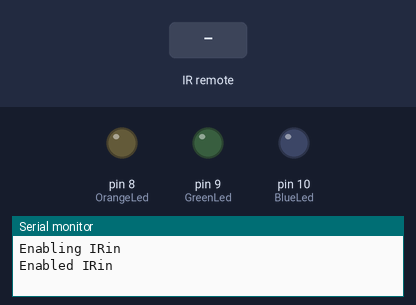
Bench run of a sketch on a simulated Arduino Uno, built with avr-gcc and run on an emulated ATmega328P. Parts: output pins drawn as LEDs (lit = HIGH), the last lines printed to the serial monitor. The test bench sets the inputs (shaded band).

Above: at 1.2 s.
1.3 s: infrared code 0x28D7 received
At 1.7 s:
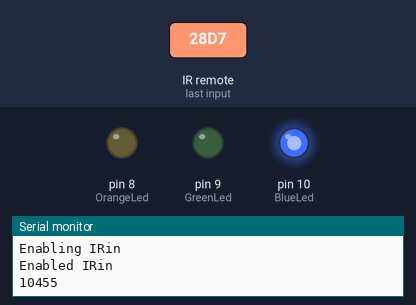
4.3 s: infrared code 0xA857 received
At 4.7 s:
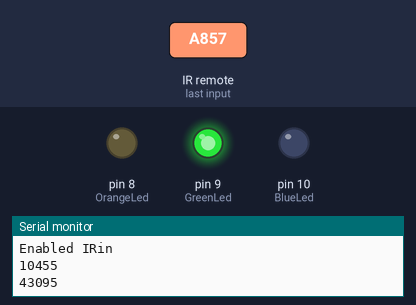
6.8 s: infrared code 0x6897 received
At 8.6 s:
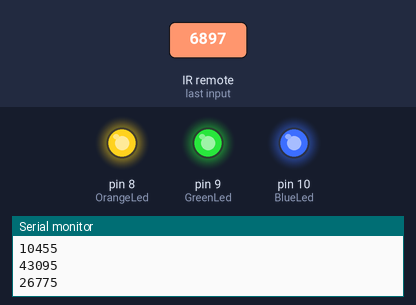
Timing chart, 0 to 10.3 s (numbered marks = the images above; inputs shaded):
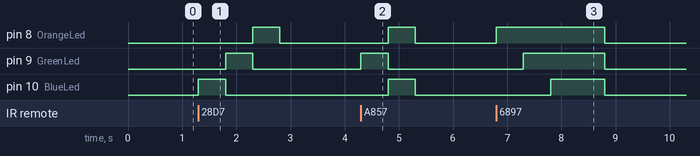

Measured:
- after the input at 1.3 s, pin 8 (OrangeLed): LOW → HIGH after 1.0 s, → LOW 0.50 s later; pin 9 (GreenLed): LOW → HIGH after 0.50 s, → LOW 0.50 s later; pin 10 (BlueLed): LOW → HIGH at once, → LOW 0.50 s later
- after the input at 4.3 s, pin 8 (OrangeLed), pin 10 (BlueLed): LOW → HIGH after 0.50 s, → LOW 0.50 s later; pin 9 (GreenLed): LOW → HIGH at once, → LOW 0.50 s later
- after the input at 6.8 s, pin 8 (OrangeLed): LOW → HIGH at once, → LOW 2.0 s later; pin 9 (GreenLed): LOW → HIGH after 0.50 s, → LOW 1.5 s later; pin 10 (BlueLed): LOW → HIGH after 1.0 s, → LOW 1.0 s later

The sketch:

Digital_IR_Remote.ino
```cpp
#include <IRremote.h>
//Define Pins
int BlueLed = 10;
int GreenLed = 9;
int OrangeLed  = 8;

int RECV_PIN = 3;

//IR Library
IRrecv irrecv(RECV_PIN);
decode_results results;


void setup()
{
  //Set Led Pins
  pinMode(BlueLed, OUTPUT);
  pinMode(GreenLed, OUTPUT);
  pinMode(OrangeLed   , OUTPUT);


  //Enable serial usage and IR signal in
  Serial.begin(9600);
  Serial.println("Enabling IRin");
  irrecv.enableIRIn();
  Serial.println("Enabled IRin");
}

void loop()
{
  if (irrecv.decode(&results)) {//irrecv.decode(&results) returns true if anything is recieved, and stores info in varible results
    unsigned int value = results.value; //Get the value of "results" as an unsigned int, so we can use switch case
    Serial.println(value);
    switch (value) {
      case 2295:
      digitalWrite(BlueLed , HIGH);
      delay(500);
      digitalWrite(BlueLed , LOW);
      break;

      case 34935:
      digitalWrite(GreenLed  , HIGH);
      delay(500);
      digitalWrite(GreenLed  , LOW);
      break;

      case 18615:
      digitalWrite(OrangeLed , HIGH);
      delay(500);
      digitalWrite(OrangeLed   , LOW);
      break;


      case 10455:
      digitalWrite(BlueLed , HIGH);
      delay(500);
      digitalWrite(BlueLed , LOW);

      digitalWrite(GreenLed , HIGH);
      delay(500);
      digitalWrite(GreenLed , LOW);

      digitalWrite(OrangeLed , HIGH);
      delay(500);
      digitalWrite(OrangeLed , LOW);
      break;

      case 43095:
      digitalWrite(GreenLed , HIGH);
      delay(500);
      digitalWrite(GreenLed , LOW);

      digitalWrite(BlueLed , HIGH);
      digitalWrite(OrangeLed , HIGH);
      delay(500);
      digitalWrite(OrangeLed , LOW);
      digitalWrite(BlueLed , LOW);
      break;

      case 26775:
      digitalWrite(OrangeLed   , HIGH);
      delay(500);
      digitalWrite(GreenLed , HIGH);
      delay(500);
      digitalWrite(BlueLed , HIGH);
      delay(1000);
      digitalWrite(GreenLed , LOW);
      digitalWrite(BlueLed , LOW);
      digitalWrite(OrangeLed   , LOW);
      break;
    }
    irrecv.resume(); // Receive the next value
  }
}
```
